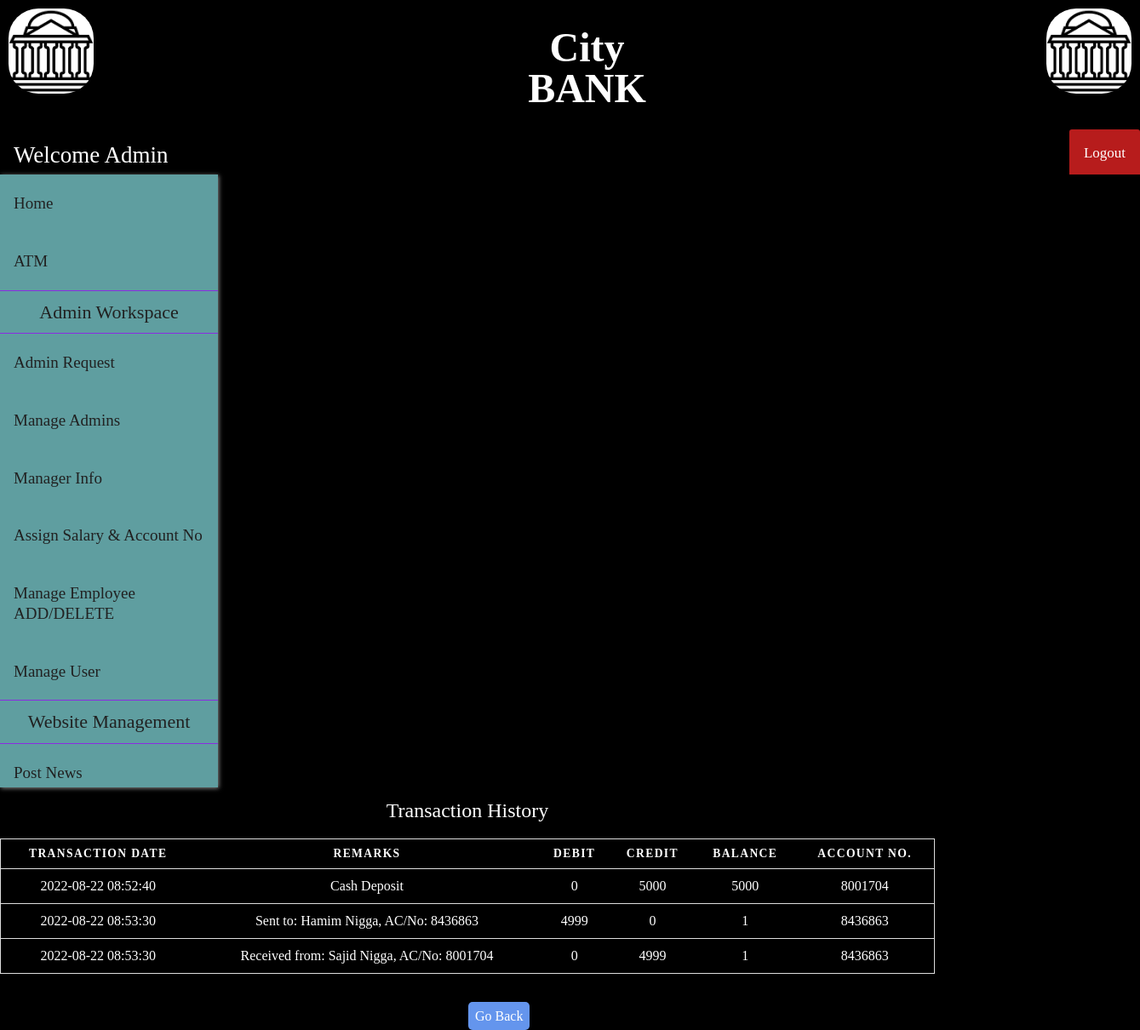
/View/mytransaction.php (signed in), run on the app's committed database.
### tables this page shows
CREATE TABLE `passbook` (
  `trans_id` int(10) NOT NULL,
  `trans_date` datetime NOT NULL,
  `remarks` varchar(256) NOT NULL,
  `debit` int(14) NOT NULL,
  `credit` int(14) NOT NULL,
  `balance` int(14) NOT NULL,
  `accountno` int(100) NOT NULL
);

### Model/db.php (called while the page is built, shortened)
<?php
class db
{
    function retriving_transation_history($passbook, $conn)
    {
        $sqlstr = "SELECT * FROM $passbook";
        return $conn->query($sqlstr);
    }
}
?>

### Control/transation.process.php (the view)
<?php
@include("../Model/db.php");
$mydb = new db();
$myconn = $mydb->openConn();
$result = $mydb ->retriving_transation_history("passbook", $myconn);
if($result == true)
{
    foreach($result as $row)
    {
        echo '<tr>
        <td>'.$row['trans_date'].'</td>
        <td>'.$row['remarks'].'</td>
        <td>'.$row['debit'].'</td>
        <td>'.$row['credit'].'</td>
        <td>'.$row['balance']. '</td>
        <td>' . $row['accountno'] . '</td>
        </tr>';
    }
}
?>

### CSS/header.css (style rules this page uses)
body { margin: 0; padding: 0; background-color: #FAFAFA; }

### CSS/adminrequest.css (style rules this page uses)
body { background-color: black; font-family:'Times New Roman', Times, serif; line-height: 1.25; }
table tr { background-color: black; border: 1px solid #ddd; padding: 1px; color: white; }
table th, table td { padding: .625em; text-align: center; color: white; }

### data on the page
passbook: trans_date "2022-08-22 08:52:40", remarks "Cash Deposit", debit "0", credit "5000", balance "5000", accountno "8001704"
passbook: trans_date "2022-08-22 08:53:30", remarks "Sent to: Hamim Nigga, AC/No: 8436863", debit "4999", credit "0", balance "1", accountno "8436863"
passbook: trans_date "2022-08-22 08:53:30", remarks "Received from: Sajid Nigga, AC/No: 8001704", debit "0", credit "4999", balance "1", accountno "8436863"
